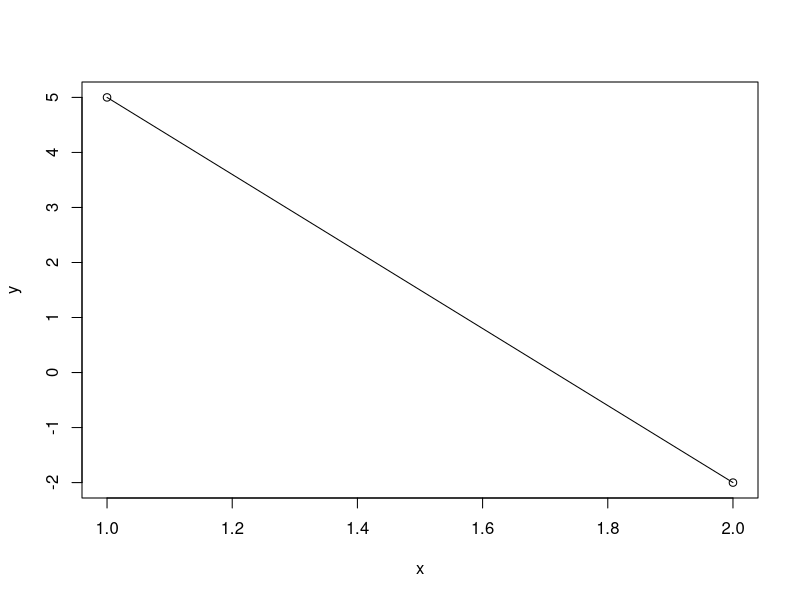

Generate this figure with R: (Note: this script raises an error after producing the figure.)
#Playing with trapezoids
#Sara DeLaurentis
#2022-05-24

#Stuff I'm trying:
#Create a line between two points.
#Solve for x = 0

library(tidyverse)
library(dplyr)
library(lubridate)

p1 <- xy.coords(1, y = 5)
p2 <- xy.coords(2, y = -2)
class(p1)


data <- matrix(c(1,2,5,-2), nrow = 2, ncol = 2, dimnames = list(c("p1", "p2"), c("x","y")))


#line1 <- line(c(p1,p2))
#line is from stats package. Is that part of base R? It creates a tukeyline object, and I don't know if it's optimal for my use.

plot(data)
segments(1,5, x1=2, y1=-2)

line2 <- lm(y~x, as.data.frame(data))
summary(line2)

co <- coef(line2)

#y = mx + b

#0 = mx + b
#-b/m = x

#-int/co = x
#create point: xy.coords(-int/co, y = 0)


solve()

str(line1)
plot(line1)

#example from help file:
ff <- stats::fft(1:9)
xy.coords(ff)
xy.coords(ff, xlab = "fft") # labels "Re(fft)",  "Im(fft)"


